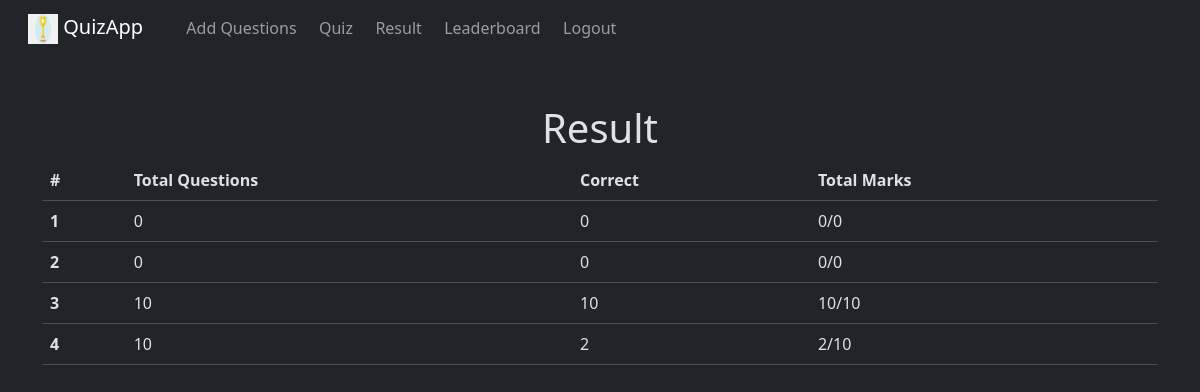
/quiz/result/ (signed in), run on the app's committed database.
### quiz/models.py (models this page shows, shortened)
class Mark(models.Model):
    total = models.IntegerField(blank=False)
    got = models.IntegerField(blank=False, default=0)
    user = models.ForeignKey(to=User, on_delete=models.SET_NULL, null=True)

### quiz/views.py (the view)
# urls.py: path("result/", views.Result.as_view(), name="result"),
@method_decorator(login_required, name="dispatch")
class Result(View):
    def get(self, request):
        results = Mark.objects.filter(user=request.user)
        return render(request, "quiz/result.html", {"results": results})

### quiz/templates/quiz/result.html (shortened to what this page needs)
{% extends 'layout.html' %}
{% block body %}
<div class="container mt-5 mb-5">
  <h1 class="text-center">
    Result
  </h1>
  <table class="table">
  <thead>
    <tr>
      <th scope="col">#</th>
      <th scope="col">Total Questions</th>
      <th scope="col">Correct</th>
      <th scope="col">Total Marks</th>
    </tr>
  </thead>
  <tbody>
    {% for result in results %}
    <tr>
      <th scope="row">{{ forloop.counter }}</th>
      <td>{{ result.total }}</td>
      <td>{{ result.got }}</td>
      <td>{{ result.got }}/{{ result.total }}</td>
    </tr>
    {% endfor %}
  </tbody>
</table>
</div>
{% endblock %}

### data on the page
Mark: total "0", got "0"
Mark: total "0", got "0"
Mark: total "10", got "10"
Mark: total "10", got "2"
